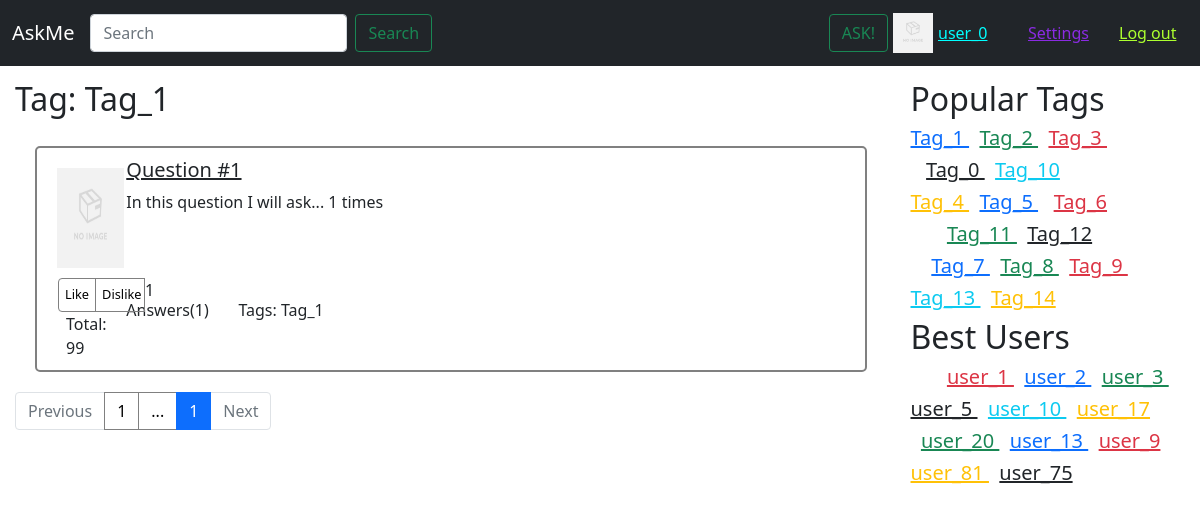
Page /tag/?id=2 (signed in) on the committed database.
### app/models.py (models this page shows)
class Profile(models.Model):
    user = models.OneToOneField(User, on_delete=CASCADE)
    avatar = models.ImageField(upload_to='avatars/', default='avatar.jpg')

class Tag(models.Model):
    name = models.CharField(max_length=20)
    carma = models.IntegerField(default=0)
    questions = models.ManyToManyField(Question, related_name="tags")

class Question(models.Model):
    question_id = models.IntegerField(default=0)
    title = models.CharField(max_length=100)
    text = models.CharField(max_length=500)
    author = models.ForeignKey(Profile, on_delete=CASCADE, related_name="questions")
    date = models.DateTimeField(default=datetime.now, blank=True, null=True)
    carma = models.IntegerField(default=0)
    is_closed = models.IntegerField(default=0)
    answers_number = models.IntegerField(default=0)
    objects = QuestionManager()

### app/views.py (the view)
# urls.py: path('tag/', views.tagged, name="tag"),
def tagged(request):
    id = request.GET.get('id')
    searched_tag = Tag.objects.get(id=id)
    tag_id = searched_tag.id
    questions = Question.objects.all()
    tagged_questions = []
    for question in questions:
        for tag in question.tags.all():
            if (tag.id == tag_id):
                tagged_questions.append(question)
    content = paginate(tagged_questions, request, 5)
    context = {
        'tag': searched_tag,
        'tagged_questions': content,
        'contents': content,
        'next': 'tag',
        'id': id
    }
    return render(request, "tagged_questions.html", context=context)

### app/views.py (called while the page is built)
def paginate(objects_list, request, per_page=10):
    paginator = Paginator(objects_list, per_page)
    page_number=request.GET.get('page')
    content=paginator.get_page(page_number)
    return content

### templates/tagged_questions.html (shortened to what this page needs)
{% extends "incl/base.html" %}
{% load static %}
{% block content %}
        <div class="col-9">
            <div class="row">
                <div class="col-3">
                    <h2>Tag: {{ tag.name }}</h2>
                </div>
            </div>
            {% for question in contents %}
                {% include "incl/single_question.html" %}
            {% endfor %}
            {% include "incl/pagination.html" %}
        </div>
{% endblock content %}

### templates/incl/base.html (shortened to what this page needs)
{% load static %}
<!doctype html>
<html lang="en" class="h-100">
<head>
  <link href="{% static "css/bootstrap.min.css" %}" rel="stylesheet">
  <link href="{% static "css/my.css" %}" rel="stylesheet">
</head>
<body class="d-flex flex-column h-100">
  <header>
    <nav class="navbar navbar-expand-md navbar-dark fixed-top bg-dark">
      <div class="container-fluid">
        <a class="navbar-brand" href="{% url "index" %}">AskMe</a>
        <div class="collapse navbar-collapse" id="navbarCollapse">
          <form class="d-flex">
            <input class="form-control me-2" type="search" placeholder="Search" aria-label="Search">
            <button class="btn btn-outline-success" type="submit">Search</button>
          </form>
        </div>
        <form action="{% url "ask" %}">
          <button class="btn btn-outline-success" type="submit">ASK!</button>
        </form>
        {% if request.user.is_authenticated %}
        <div class="user-info">
          <img class="user-avatar" src="{{ request.user.profile.avatar.url }}" alt="">
        </div>
        <a href="{% url "profile" %}?id={{ request.user.id }}" class="user-info navbar-user-text">
          {{ request.user.username }}
        </a>
        <a href="{% url "edit" %}" class="user-info navbar-settings-text">
          Settings
        </a>
        <a href="{% url "logout" %}?next={{ next }}&id={{ id }}" class="user-info navbar-login-text">
          Log out
        </a>
        {% else %}
        <a href="{% url "login" %}?next={{ next }}&id={{ id }}" class="user-info navbar-login-text">
          Log in
        </a>
        {% endif %}
      </div>
    </nav>
  </header>
  <main class="flex-shrink-0">
    <div class="container">
      <div class="row main-page">
        {% block content %}
        {% endblock content %}
        <div class="col-3">
          <h2>Popular Tags</h2>
          <div class="row">
            <h5>
              <a href="{% url "tag" %}?id=2" class="link-primary">
                Tag_1
              </a>
              <a href="{% url "tag" %}?id=3" class="link-success">
                Tag_2
              </a>
              <a href="{% url "tag" %}?id=4" class="link-danger">
                Tag_3
              </a>
            </h5>
            <h5>
              <a href="{% url "tag" %}?id=1" class="link-dark">
                Tag_0
              </a>
              <a href="{% url "tag" %}?id=11" class="link-info">
                Tag_10
              </a>
            </h5>
            <h5>
              <a href="{% url "tag" %}?id=5" class="link-warning">
                Tag_4
              </a>
              <a href="{% url "tag" %}?id=6" class="link-primary">
                Tag_5
              </a>
              <a href="{% url "tag" %}?id=7" class="link-danger">
                Tag_6
              </a>
            </h5>
            <h5>
              <a href="{% url "tag" %}?id=12" class="link-success">
                Tag_11
              </a>
              <a href="{% url "tag" %}?id=13" class="link-dark">
                Tag_12
              </a>
            </h5>
            <h5>
              <a href="{% url "tag" %}?id=8" class="link-primary">
                Tag_7
              </a>
              <a href="{% url "tag" %}?id=9" class="link-success">
                Tag_8
              </a>
              <a href="{% url "tag" %}?id=10" class="link-danger">
                Tag_9
              </a>
            </h5>
            <h5>
              <a href="{% url "tag" %}?id=14" class="link-info">
                Tag_13
              </a>
              <a href="{% url "tag" %}?id=15" class="link-warning">
                Tag_14
              </a>
            </h5>
          </div>
          <h2>Best Users</h2>
          <div class="row">
            <h5>
              <a href="{% url "profile" %}?id=2" class="link-danger">
                user_1
              </a>
              <a href="{% url "profile" %}?id=3" class="link-primary">
                user_2
              </a>
              <a href="{% url "profile" %}?id=4" class="link-success">
                user_3
              </a>
            </h5>
            <h5>
              <a href="{% url "profile" %}?id=6" class="link-dark">
                user_5
              </a>
              <a href="{% url "profile" %}?id=11" class="link-info">
                user_10
              </a>
              <a href="{% url "profile" %}?id=18" class="link-warning">
                user_17
              </a>
            </h5>
            <h5>
              <a href="{% url "profile" %}?id=21" class="link-success">
                user_20
              </a>
              <a href="{% url "profile" %}?id=14" class="link-primary">
                user_13
              </a>
              <a href="{% url "profile" %}?id=10" class="link-danger">
                user_9
              </a>
            </h5>
            <h5>
              <a href="{% url "profile" %}?id=82" class="link-warning">
                user_81
              </a>
              <a href="{% url "profile" %}?id=76" class="link-dark">
                user_75
              </a>
            </h5>
          </div>
        </div>
      </div>
    </div>
  </main>
</body>
</html>

### templates/incl/single_question.html (shortened to what this page needs)
{% load static %}
<div class="row question">
    <div class="col-1">
        <div class="row">
            <img class="question-avatar" src="{{ question.author.avatar.url }}" alt="">
        </div>
        <div class="row">
            <div class="btn-group" role="group" aria-label="Basic radio toggle button group">
                <label data-up="yes" data-id="{{ question.question_id }}" class="question-vote-up btn btn-outline-primary question-button" for="btnradio1">Like</label>
                <label data-up="no" data-id="{{ question.question_id }}" class="question-vote-down btn btn-outline-primary question-button" for="btnradio2">Dislike</label>
              <h7>
                {{ question.question_id }}
              </h7>
              </div>
        </div>
        <div class="row" style="padding-left: 7px;">
            <h7 id="question-rating-{{ question.question_id }}">
                Total: {{ question.carma }}
            </h7>
        </div>
    </div>
    <div class="col-10">
        <div class="row">
            <h5>
                <a id="question-title-{{ question.question_id }}" class="link-dark" href="{% url "question" %}?id={{ question.id }}">
                    {{ question.title }}
                </a>
            </h5>
        </div>
        <div class="row" style="height: 100px;">
            <h7>
                {{ question.text }}
            </h7>
        </div>
        <div class="row">
        </div>
        <div class="row">
            <div class="col-2">
                <h8>
                    Answers({{ question.answers_number }})
                </h8>
            </div>
            <div class="col-10">
                <h8>
                    Tags:
                    {% for tag in question.tags.all %}
                        {{ tag.name }}
                    {% endfor %}
                </h8>
            </div>
        </div>
    </div>
</div>

### static/css/my.css (style rules this page uses)
main > .container { max-width: 1831px; padding: 60px 15px 0; }
.main-page { margin-top: 20px; }
.question { margin: 20px; padding: 10px; border: 2px solid gray; border-radius: 5px; }
.question-avatar { width: 100px; height: 100px; margin: 10px; padding: 0px; }
.question-button { width: 50px; font-size: 0.8rem; padding: .375rem 0.375rem; color: black; background-color: 0dfded; border-color: gray; }
.user-info { width: 50px; height: 50px; color: white; }
.navbar-user-text { color: aqua; width: 90px; padding-top: 13px; }
.navbar-settings-text { color: blueviolet; width: 90px; padding-top: 13px; }
.navbar-login-text { color: greenyellow; width: 70px; padding-top: 13px; padding-left: 1px; }
.user-avatar { margin: 5px; width: 40px; height: 40px; }

### rows in the picture
Tag: name "Tag_1"
Question: author.avatar (placeholder picture), question_id "1", carma "99", title "Question #1", text "In this question I will ask... 1 times", answers_number "1"

### other values in the picture
{{ request.user.username }} "user_0"
{{ contents.number }} "1"
